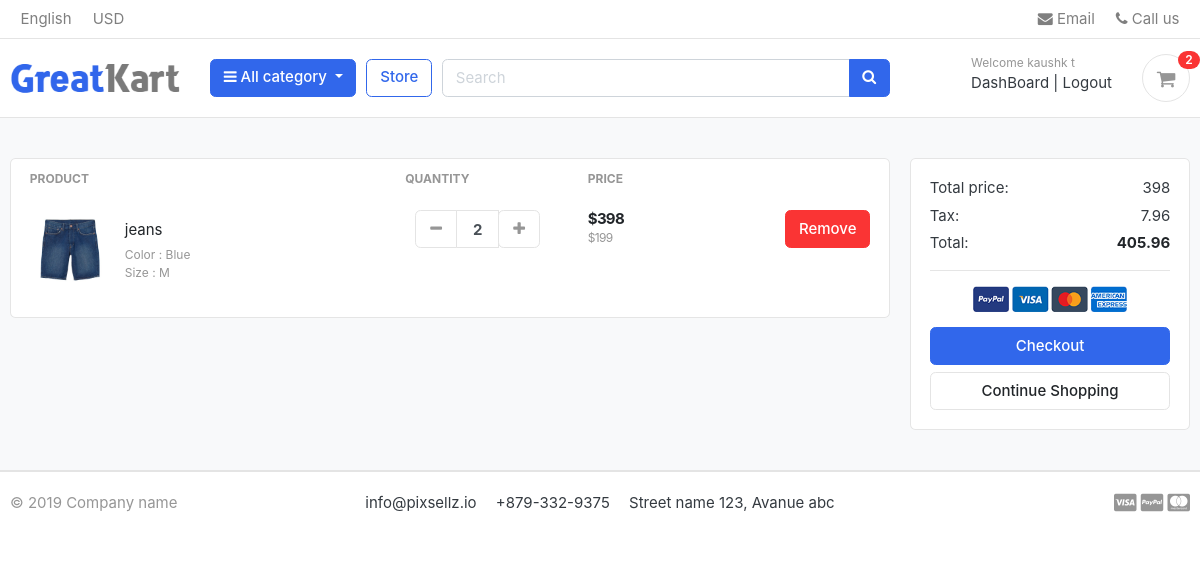
The app's page /cart/ (signed in), older data.
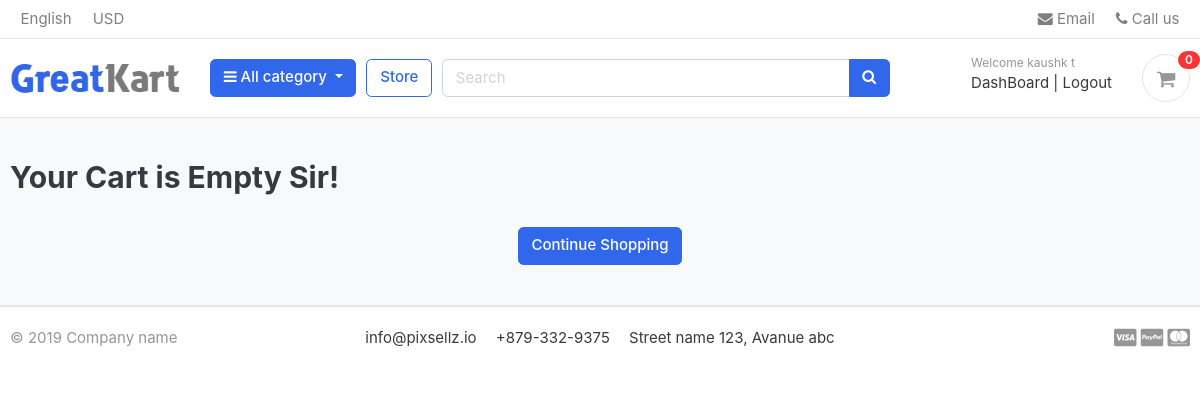
The same page, newer data.
### cart/models.py (models this page shows, shortened)
class CartItem(models.Model):
    user = models.ForeignKey(Account,on_delete=models.CASCADE,null=True)
    product = models.ForeignKey(Product,on_delete=models.CASCADE)
    variations = models.ManyToManyField(Variation,blank=True)
    cart = models.ForeignKey(Cart,on_delete=models.CASCADE,null=True)
    quantity = models.IntegerField()
    is_active = models.BooleanField(default=True)
    def sub_total(self):
        return self.product.price * self.quantity

### store/models.py (models this page shows, shortened)
class Product(models.Model):
    product_name       = models.CharField(max_length=200,unique=True)
    slug               = models.SlugField(max_length=200,unique=True)
    description        = models.TextField(max_length=500,blank=True)
    price              = models.IntegerField()
    Image              = models.ImageField(upload_to='photos/products')
    stock              = models.IntegerField()
    is_available       = models.BooleanField(default=True)
    category           = models.ForeignKey(Category, on_delete=models.CASCADE)
    created_date       = models.DateTimeField(auto_now_add=True)
    modified_date      = models.DateTimeField(auto_now=True)
    def get_url(self):
        return reverse('product_detail',args=[self.category.slug,self.slug])

class Variation(models.Model):
    product = models.ForeignKey(Product, on_delete=models.CASCADE)
    variation_category = models.CharField(max_length=100,choices=variation_category_choice)
    variation_value = models.CharField(max_length=100)
    is_active       = models.BooleanField(default=True)
    created_date    = models.DateTimeField(auto_now=True)
    objects = VariationManager()

### cart/views.py (the view)
# urls.py: path('cart/', include('cart.urls')),
def cart(request,total = 0, quantity = 0,cart_items = None):
    tax=0
    grand_total=0
    cart_products = []
    try:
        if request.user.is_authenticated:
            cart_items = CartItem.objects.filter(user=request.user,is_active=True)
        else:
            cart = Cart.objects.get(cart_id=_cart_id(request))
            cart_items = CartItem.objects.filter(cart=cart,is_active=True)
        for cart_item in cart_items:
            total += (cart_item.product.price * cart_item.quantity)
            quantity += cart_item.quantity
        tax = (2*total)/100
        grand_total = total+tax
        for cart_item in cart_items:
            cart_products.append(cart_item.product)
    except ObjectDoesNotExist:
        pass
    context = {'total':total,'quantity':quantity,'cart_items':cart_items,'tax':tax,'grand_total':grand_total,'cart_products':cart_products}
    return render(request,'store/cart.html',context)

### cart/context_processors.py (called while the page is built)
def counter(request):
    cart_count = 0
    if 'admin' in request.path:
        return {}
    else:
        try:
            cart = Cart.objects.filter(cart_id=_cart_id(request))
            if request.user.is_authenticated:
                cart_items = CartItem.objects.all().filter(user=request.user)
            else:
                cart_items = CartItem.objects.all().filter(cart=cart[:1])
            for cart_item in cart_items:
                cart_count += cart_item.quantity #like we can have same product with diff quantity..so we have to a
        except Cart.DoesNotExist:
            cart_count = 0
    return dict(cart_count = cart_count)

### cart/views.py (called while the page is built)
def _cart_id(request):
    cart = request.session.session_key
    if not cart:
        cart = request.session.create()
    return cart

### category/context_processor.py (called while the page is built)
def menu_links(request):
    links = Category.objects.all()
    return dict(links=links)

### category/models.py (called while the page is built)
    def get_url(self):
        return reverse('products_by_category',args=[self.slug])

### templates/store/cart.html (shortened to what this page needs)
{% extends 'base.html' %}
{% load static %}
{% block content %}
<section class="section-content padding-y bg">
    <div class="container">
    {% if not cart_items %}
       <h2>Your Cart is Empty Sir!</h2>
       <br>
       <div class = "text-center" >
        <a href="{% url 'store' %}" class="btn btn-primary" >Continue Shopping</a>
       </div>
    {% else %}
    <div class="row">
        <aside class="col-lg-9">
    <div class="card">
    <table class="table table-borderless table-shopping-cart">
    <thead class="text-muted">
    <tr class="small text-uppercase">
      <th scope="col">Product</th>
      <th scope="col" width="120">Quantity</th>
      <th scope="col" width="120">Price</th>
      <th scope="col" class="text-right" width="200"> </th>
    </tr>
    </thead>
    <tbody>
    {% for cart_item in cart_items %}
    <tr>
        <td>
            <figure class="itemside align-items-center">
                <div class="aside"><img src="{{cart_item.product.Image.url}}" class="img-sm"></div>
                <figcaption class="info">
                    <a href="{{ cart_item.product.get_url }}" class="title text-dark">{{cart_item.product.product_name}}</a>
                    <p class="text-muted small">
                        {% if cart_item.variations.all %}
                            {% for item in cart_item.variations.all %}
                               {{item.variation_category | capfirst}} : {{item.variation_value | capfirst}}<br>
                            {% endfor %}
                        {% endif %}
                    </p>
                </figcaption>
            </figure>
        </td>
        <td>
            <div class="col">
                <div class="input-group input-spinner">
                    <div class="input-group-prepend">
                    <a href="{% url 'remove_cart' cart_item.product.id cart_item.id %}" class="btn btn-light" type="button" id="button-plus"> <i class="fa fa-minus"></i> </a>
                    </div>
                    <input type="text" class="form-control"  value="{{cart_item.quantity}}">
                    <div class="input-group-append">
                        <form action="{% url 'add_cart' cart_item.product.id %}" method="POST">
                            <button class="btn btn-light" type="submit" id="button-minus"> <i class="fa fa-plus"></i> </button>
                        </form>
                    </div>
                </div>
            </div>
        </td>
        <td>
            <div class="price-wrap">
                <var class="price">${{cart_item.sub_total}}</var>
                <small class="text-muted"> ${{cart_item.product.price}} </small>
            </div>
        </td>
        <td class="text-right">
        <a href="{% url 'remove_cart_item' cart_item.product.id cart_item.id %}" onclick="return confirm('Are you sure u wanna remove?')" class="btn btn-danger"> Remove</a>
        </td>
    </tr>
    {% endfor %}
    </tbody>
    </table>
    </div>
        </aside>
        <aside class="col-lg-3">
            <div class="card">
            <div class="card-body">
                <dl class="dlist-align">
                  <dt>Total price:</dt>
                  <dd class="text-right">{{total}}</dd>
                </dl>
                <dl class="dlist-align">
                  <dt>Tax:</dt>
                  <dd class="text-right">{{tax}}</dd>
                </dl>
                <dl class="dlist-align">
                  <dt>Total:</dt>
                  <dd class="text-right text-dark b"><strong>{{grand_total}}</strong></dd>
                </dl>
                <hr>
                <p class="text-center mb-3">
                    <img src="{% static './images/misc/payments.png' %}" height="26">
                </p>
                <a href="{% url 'checkout' %}" class="btn btn-primary btn-block"> Checkout </a>
                <a href="{% url 'store' %}" class="btn btn-light btn-block">Continue Shopping</a>
            </div>
            </div>
    </aside>
    </div>
    {% endif %}
    </div>
    </section>
{% endblock content %}

### templates/includes/navbar.html (shortened to what this page needs)
{% load static %}
<header class="section-header">
    <nav class="navbar p-md-0 navbar-expand-sm navbar-light border-bottom">
    <div class="container">
      <div class="collapse navbar-collapse" id="navbarTop4">
        <ul class="navbar-nav mr-auto">
            <li class="nav-item dropdown">
                 <a href="#" class="nav-link">   English </a>
            </li>
            <li class="nav-item dropdown">
                <a href="#" class="nav-link"> USD </a>
            </li>
        </ul>
        <ul class="navbar-nav">
            <li><a href="#" class="nav-link"> <i class="fa fa-envelope"></i> Email </a></li>
            <li><a href="#" class="nav-link"> <i class="fa fa-phone"></i> Call us </a></li>
        </ul>
      </div>
    </div>
    </nav>
    <section class="header-main border-bottom">
        <div class="container">
    <div class="row align-items-center">
        <div class="col-lg-2 col-md-3 col-6">
            <a href="{% url 'home' %}" class="brand-wrap">
                <img class="logo" src="{% static './images/logo.png' %}">
            </a>
        </div>
        <div class="col-lg col-sm col-md col-6 flex-grow-0">
            <div class="category-wrap dropdown d-inline-block float-right">
                <button type="button" class="btn btn-primary dropdown-toggle" data-toggle="dropdown">
                    <i class="fa fa-bars"></i> All category
                </button>
            </div>
        </div>
        <a href="{% url 'store' %}" class="btn btn-outline-primary">Store</a>
        <div class="col-lg  col-md-6 col-sm-12 col">
            <form action="{% url 'search' %}" class="search" method="GET">
                <div class="input-group w-100">
                    <input type="text" class="form-control" style="width:60%;" placeholder="Search" name="keyword">
                    <div class="input-group-append">
                      <button class="btn btn-primary" type="submit">
                        <i class="fa fa-search"></i>
                      </button>
                    </div>
                </div>
            </form>
        </div>
        <div class="col-lg-3 col-sm-6 col-8 order-2 order-lg-3">
                    <div class="d-flex justify-content-end mb-3 mb-lg-0">
                        {% if user.id is None %}
                        <div class="widget-header">
                            <small class="title text-muted">Welcome guest!</small>
                            <div>
                                <a href="{% url 'login' %}">Sign in</a> <span class="dark-transp"> | </span>
                                <a href="{% url 'register' %}"> Register</a>
                            </div>
                        </div>
                        {% else %}
                        <div class="widget-header">
                            <small class="title text-muted">Welcome {{user.first_name}}</small>
                            <div>
                                <a href="{% url 'dashboard' %}">DashBoard</a> <span class="dark-transp"> | </span>
                                <a href="{% url 'logout' %}"> Logout </a>
                            </div>
                        </div>
                        {% endif %}
                        <a href="{% url 'cart' %}" class="widget-header pl-3 ml-3">
                            <div class="icon icon-sm rounded-circle border"><i class="fa fa-shopping-cart"></i></div>
                            <span class="badge badge-pill badge-danger notify">{{cart_count}}</span>
                        </a>
                    </div>
                </div>
    </div>
        </div>
    </section>
    </header>

Row changes from the older to the newer data that the page shows:
removed CartItem: product.Image (picture), product.product_name "jeans", quantity "2", sub_total "398", product.price "199"
no longer on this page (row unchanged): Variation: variation_category "Color", variation_value "Blue"
no longer on this page (row unchanged): Variation: variation_category "Size", variation_value "M"
Text that changed along with them:
{{ cart_count }}: "2" → "0"
{{ total }}: "398" → (not shown)
{{ tax }}: "7.96" → (not shown)
{{ grand_total }}: "405.96" → (not shown)
text no longer shown: "PRODUCT QUANTITY PRICE Total price: Tax: Total: Checkout"
text now shown: "Your Cart is Empty Sir!"
